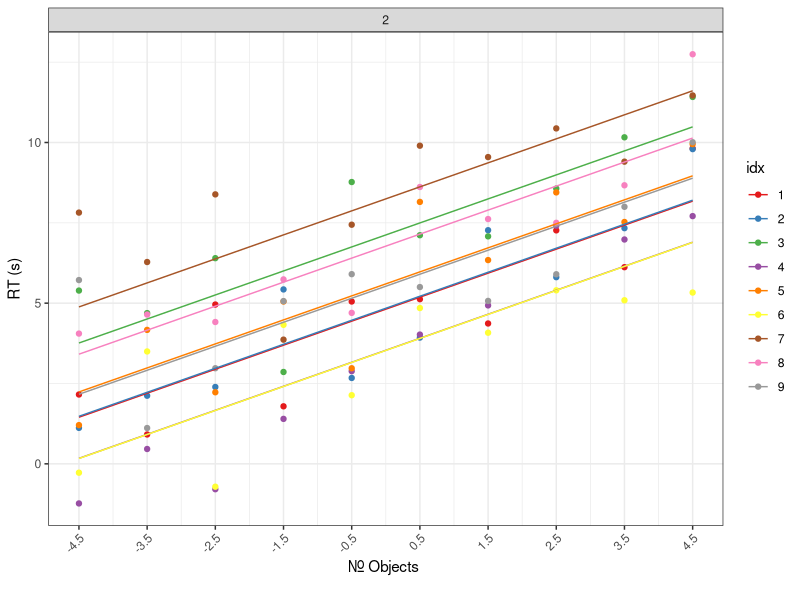
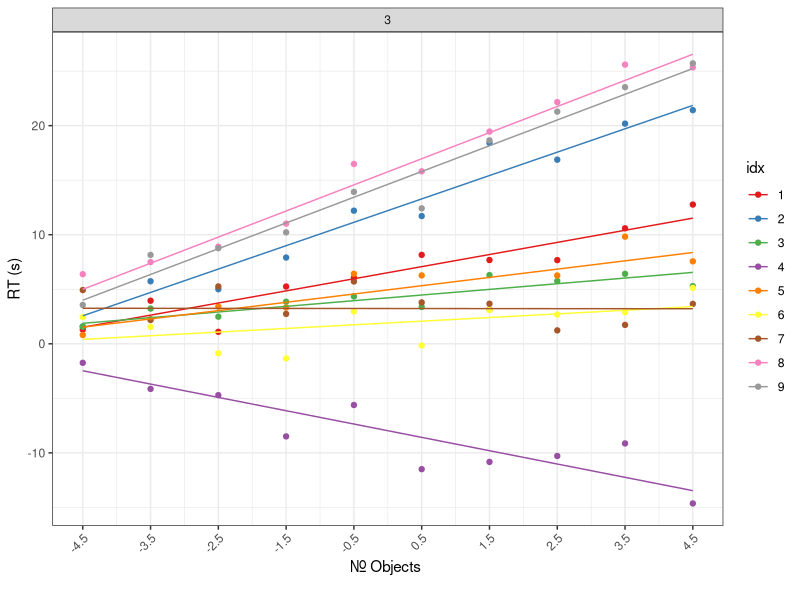

Recreate these plots in R, in order.
library(tidyverse)
library(lme4)


# Simulate Data -----------------------------------------------------------

N <- 9
k <- 10

b0_mn <- 0
b1_mn <- .75
b0_sd <- 2.5
b1_sd <- 1
error_sd <- 1.5

b0_indiv <- rnorm(N, b0_mn, b0_sd)
b1_indiv <- rnorm(N, b1_mn, b1_sd)

tbl <- tibble(
  idx = factor(rep(seq(1, N, by = 1), each = k)),
  x1 = rep(seq(1, 10, by = 1), N),
  y_independent = b0_mn + b1_mn * x1 + rnorm(N * k, sd = error_sd),
  y_ic = rep(b0_indiv, each = k) + b1_mn * x1 + rnorm(N * k, sd = error_sd),
  y_ic_sl = rep(b0_indiv, each = k) + rep(b1_indiv, each = k) * x1 + rnorm(N * k, sd = error_sd)
)
tbl$x1 <- tbl$x1 - mean(tbl$x1)

tbl_long <- pivot_longer(
  tbl,
  cols = c(y_independent, y_ic, y_ic_sl)
) %>% rename(structure = name, y = value)

tbl_long$structure <- factor(
  tbl_long$structure, 
  levels = c("y_independent", "y_ic", "y_ic_sl"),
  labels = c("1", "2", "3")
)


# Plot the Data -----------------------------------------------------------

pl_base <- ggplot(tbl_long, aes(x1, y)) +
  geom_point() +
  geom_smooth(method = "lm", se = FALSE) +
  facet_wrap(~ structure) +
  theme_bw() +
  theme(axis.text.x = element_text(hjust = 1, angle = 45)) +
  scale_x_continuous(breaks = seq(min(tbl_long$x1), max(tbl_long$x1), by = 1)) +
  labs(
    x = "Nr. Objects \n",
    y = "RT (s)"
  )

pl_points <- pl_base + 
  geom_point(aes(color = idx)) +
  scale_color_brewer(palette = "Set1")

pl_slopes <- pl_points +
  geom_smooth(method = "lm", se = FALSE, aes(color = idx))



# Predict Using Different Model Structure ---------------------------------


plot_preds <- function(tbl) {
  ggplot(tbl, aes(x1, y)) +
    geom_point(aes(color = idx)) +
    geom_line(aes(y = preds, color = idx)) +
    facet_wrap(~ structure) +
    theme_bw() +
    theme(axis.text.x = element_text(hjust = 1, angle = 45)) +
    scale_x_continuous(breaks = seq(min(tbl_long$x1), max(tbl_long$x1), by = 1)) +
    scale_color_brewer(palette = "Set1") +
    labs(
      x = "Nr. Objects \n",
      y = "RT (s)"
    )
}

tbl_ri <- tbl_long %>% filter(structure == 2)
m_ri <- lmer(y ~ x1 + (1 | idx), data = tbl_ri)
tbl_ri$preds <- predict(m_ri, tbl_ri)
plot_preds(tbl_ri)

tbl_rs <- tbl_long %>% filter(structure == 3)
m_rs <- lmer(y ~ x1 + (x1 | idx), data = tbl_rs)
tbl_rs$preds <- predict(m_rs, tbl_rs)
plot_preds(tbl_rs)






